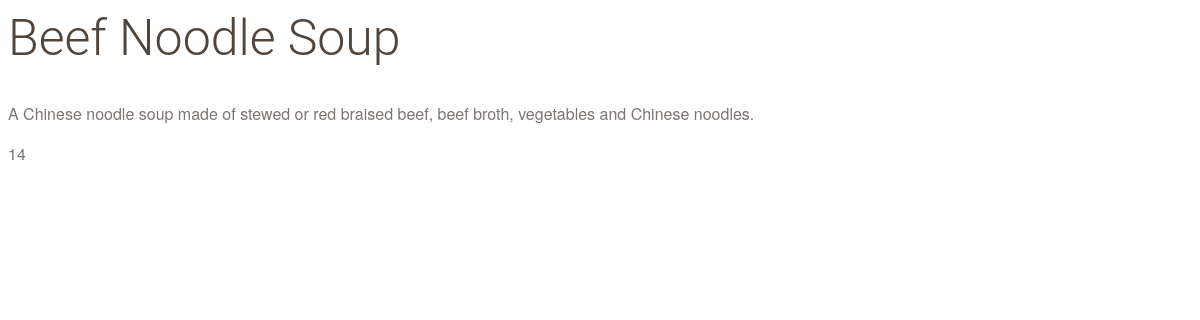
The app's page /catalog/Baseball/Beef Noodle Soup with its own data.
### database_setup.py (models this page shows, shortened)
class Item(Base):
    __tablename__ = 'item'
    name =Column(String(80), nullable = False)
    id = Column(Integer, primary_key = True)
    description = Column(String(250))
    price = Column(String(8))
    picture = Column(String(250), nullable = True)
    category_id = Column(Integer,ForeignKey('category.id'))
    date_creation = Column(DateTime(timezone=True), server_default=func.now())
    date_update = Column(DateTime(timezone=True), server_default=func.now())
    category = relationship(Category, back_populates='items')
    user_id = Column(Integer,ForeignKey('user.id'))
    user = relationship(User)

### application.py (the view)
@app.route('/catalog/<string:category_name>/<string:item_name>')
def infoItem(category_name, item_name):
    category = session.query(Category).filter_by(name=category_name).one()
    item = session.query(Item).filter((Item.name==item_name) & (Item.category_id == category.id)).one()
    if 'username' not in login_session:
        return render_template('publicitem.html', category_name=category_name, item=item)
    else:
        return render_template('item.html', category_name=category_name, item=item)

### application.py (called while the page is built)
@app.before_request
def csrf_protect():
    if request.method == "POST":
        token = login_session.pop('state', None)
        if not token or token != request.form.get('_csrf_token'):
            abort(403)

### templates/publicitem.html (shortened to what this page needs)
<html>
<head>
	</head><link rel=stylesheet type=text/css href="{{ url_for('static', filename='styles.css') }}">
	<body>
	<div class='pane'>
		<div class='header'>
		<h1>{{ item['name'] }}</h1>
	</div>
    <div class='description'>
		<p>{{item['description']}}</p>
	</div>
	<div class='price'>
	    <span class=price><p>{{item['price']}} </p></span>
    </div>
</div>
	</body>
</html>

### staticT/styles.css (style rules this page uses)
* { font-family: "Helvetica Neue Bold", Roboto, Helvetica, Arial, sans-serif; font-weight: 700; }
h1 { font-family: "Helvetica Neue Light", Roboto, Helvetica, Arial, sans-serif; font-size: 50px; color: #51453B; line-height: 60px; font-weight: 300; }
p { font-family: "Helvetica Neue", Roboto, Helvetica, Arial, sans-serif; font-size: 16px; color: #7B7573; line-height: 24px; font-weight: 400; }

### records on screen
Item: name "Beef Noodle Soup", description "A Chinese noodle soup made of stewed or red braised beef, beef broth, vegetables and Chinese noodles.", price "14"
